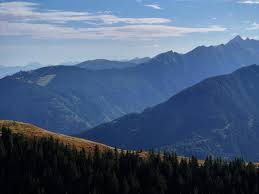
#> input picture PIL/mountain.jpg, 259 x 194 px
$ python imgrotate.py
#> lines starting #> are read from the running program, lines starting #| are printed output that depends on the picture

from PIL import Image

image_path = (r'mountain.jpg')  # Replace with your actual image path
img = Image.open(image_path)
#> img is the input picture: PIL image 259x194 RGB; mean R, G, B 74, 93.9, 122.1


rotated_img = img.rotate(45)  # Rotate by 45 degrees
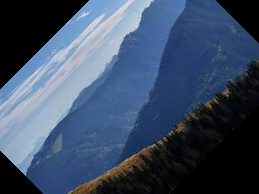
#> rotated_img: PIL image 259x194 RGB; mean R, G, B 60.1, 76.8, 101.1
rotated_img.save(r'C:\Users\Admin\Desktop\S Python\PIL\rotated_image.jpg')
